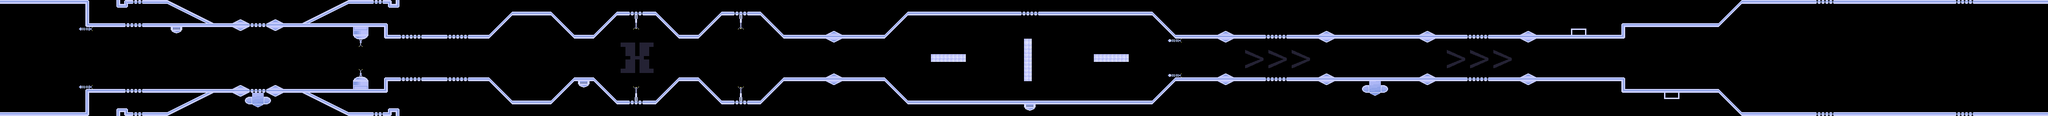

This game map was drawn from its Tiled (.tmx) file and the tilesets committed beside it. A one-line description and the trimmed map source follow:
An orthogonal 528x30 tile map with 8x8 px tiles, 2 tile layers (background, station), 1 hidden layer not drawn, 2 tilesets and 39 objects (8x electroball, 7x rocket, 2x delta, 2x enforcer, neutron, ...).

<map version="1.10" tiledversion="1.12.2" orientation="orthogonal" renderorder="right-down" width="528" height="30" tilewidth="8" tileheight="8" infinite="0" nextlayerid="10" nextobjectid="66">
 <editorsettings>
  <export target="station-x-1.tmj" format="json" />
 </editorsettings>
 <tileset firstgid="1" name="station-x-tiles" tilewidth="8" tileheight="8" tilecount="386" columns="386">
  <image source="station-x-tiles.png" width="3088" height="8" />
 </tileset>
 <tileset firstgid="387" name="guns" tilewidth="96" tileheight="118" tilecount="7" columns="0">
  <grid orientation="orthogonal" width="1" height="1" />
  <tile id="0">
   <image source="../guns/gun.png" width="32" height="32" />
  </tile>
  <tile id="1">
   <image source="../guns/gun-diagonal.png" width="32" height="32" />
  </tile>
  <tile id="2">
   <image source="../guns/gun-diamond.png" width="96" height="80" />
  </tile>
  <tile id="3">
   <image source="../guns/gun-inverted.png" width="32" height="32" />
  </tile>
  <tile id="4" x="0" y="0" width="24" height="46">
   <image source="../zap/zap-46px.png" width="216" height="46" />
  </tile>
  <tile id="5" x="0" y="0" width="24" height="118">
   <image source="../zap/zap-118px.png" width="72" height="118" />
  </tile>
  <tile id="6" x="0" y="0" width="32" height="32">
   <image source="../pods/vulcan.png" width="128" height="32" />
  </tile>
 </tileset>
 <imagelayer id="4" name="guide" visible="0" locked="1">
  <image source="station-x.png" width="4224" height="240" />
 </imagelayer>
 <layer id="6" name="background" width="528" height="30">
  <data>[15840 cells, 172 non-empty, 48 distinct tile ids]</data>
 </layer>
 <layer id="3" name="station" width="528" height="30">
  <data>[15840 cells, 1660 non-empty, 133 distinct tile ids]</data>
 </layer>
 <objectgroup id="5" name="gun">
  <object id="2" gid="388" x="1000" y="53" width="32" height="32" />
  <object id="3" gid="387" x="2296" y="211" width="32" height="32" />
  <object id="4" gid="389" x="3712" y="160" width="96" height="80" />
  <object id="5" gid="387" x="3928" y="236" width="32" height="32" />
  <object id="6" gid="390" x="3928" y="37" width="32" height="32" />
  <object id="7" gid="387" x="360" y="187" width="32" height="32" />
  <object id="53" gid="393" x="1940" y="112" width="32" height="32" />
  <object id="54" gid="393" x="2276" y="112" width="32" height="32" />
  <object id="55" gid="1073742217" x="2276" y="160" width="32" height="32" />
  <object id="56" gid="1073742217" x="1940" y="160" width="32" height="32" />
  <object id="57" type="electroball" x="3907" y="73">
   <point />
  </object>
  <object id="65" type="electroball" x="3778" y="39">
   <point />
  </object>
  <object id="58" type="electroball" x="4029" y="48">
   <point />
  </object>
  <object id="59" type="electroball" x="4011" y="174">
   <point />
  </object>
  <object id="60" type="electroball" x="3967" y="124">
   <point />
  </object>
  <object id="61" type="electroball" x="3870" y="183">
   <point />
  </object>
  <object id="62" type="electroball" x="3598" y="169">
   <point />
  </object>
  <object id="63" type="electroball" x="3638" y="54">
   <point />
  </object>
 </objectgroup>
 <objectgroup id="9" name="waves" visible="0">
  <object id="36" name="w1-delta-top-x1" type="delta" x="496" y="80">
   <polyline points="0,0 -192,17 -440,8 -496,8" />
  </object>
  <object id="37" name="w1-delta-bottom-x1" type="delta" x="496" y="163">
   <properties>
    <property name="missile" value="" />
   </properties>
   <polyline points="0,0 -192,-17 -440,-10 -496,-10" />
  </object>
  <object id="38" name="w1-neutron-x1" type="neutron" x="935" y="124">
   <polyline points="0,0 -39,0 -119,-16 -199,0 -439,0" />
  </object>
  <object id="39" name="w1-moon-x1" type="moon" x="1257" y="121">
   <polyline points="0,0 -80,-23 -137,22 -211,-24 -276,26 -324,-2 -361,-2" />
  </object>
  <object id="40" name="w1-enforcer-x1" type="enforcer" x="1716" y="100">
   <polyline points="-50,1 -204,41 -247.071,44 -277,44" />
  </object>
  <object id="41" name="w1-rocket-x1" type="rocket" x="2858" y="96">
   <polyline points="-244,0 -312,0" />
  </object>
  <object id="42" name="w4-rocket-x1" type="rocket" x="3107" y="97">
   <polyline points="-244,0 -312,0" />
  </object>
  <object id="43" name="w5-rocket-x1" type="rocket" x="3106" y="143">
   <polyline points="-244,0 -312,0" />
  </object>
  <object id="44" name="w6-rocket-x1" type="rocket" x="3212" y="119">
   <polyline points="-244,0 -312,0" />
  </object>
  <object id="45" name="w7-rocket-x1" type="rocket" x="3225" y="96">
   <polyline points="-244,0 -312,0" />
  </object>
  <object id="46" name="w2-rocket-x1" type="rocket" x="2931" y="119">
   <polyline points="-244,0 -312,0" />
  </object>
  <object id="47" name="w3-rocket-x1" type="rocket" x="3010" y="140">
   <polyline points="-244,0 -312,0" />
  </object>
  <object id="48" name="w2-enforcer-x1" type="enforcer" x="3188" y="118">
   <polyline points="0,0 -166,-15 -332,19 -421,18" />
  </object>
 </objectgroup>
 <objectgroup id="8" name="zap" locked="1">
  <object id="13" gid="391" x="734" y="143" width="24" height="46" />
  <object id="14" gid="392" x="1300" y="179" width="24" height="118" />
  <object id="15" gid="392" x="1516" y="179" width="24" height="118" />
 </objectgroup>
 <objectgroup id="7" name="markers">
  <object id="8" name="spawn-1" x="13" y="120">
   <point />
  </object>
  <object id="9" name="spawn-2" x="384" y="125">
   <point />
  </object>
  <object id="10" name="spawn-3" x="866" y="120">
   <point />
  </object>
  <object id="11" name="spawn-4" x="1358" y="120">
   <point />
  </object>
  <object id="12" name="dev-start" x="3368" y="121">
   <point />
  </object>
 </objectgroup>
</map>
